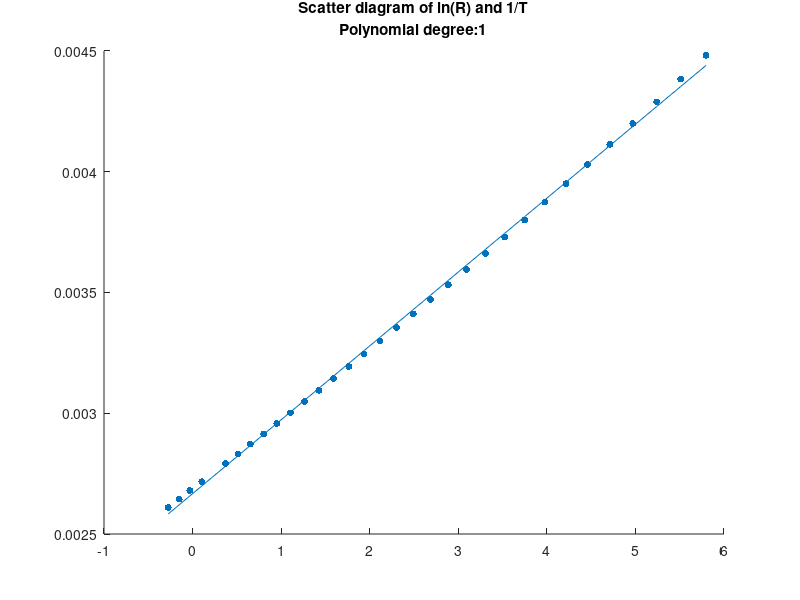
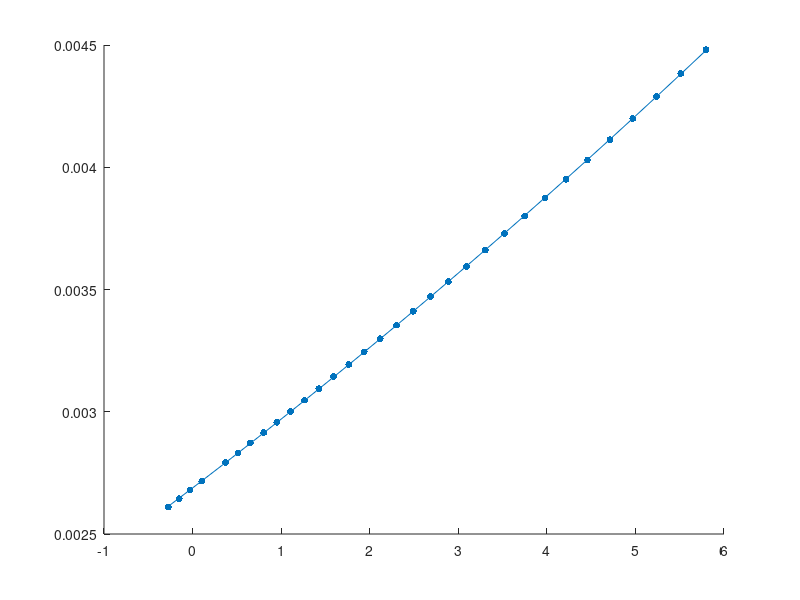
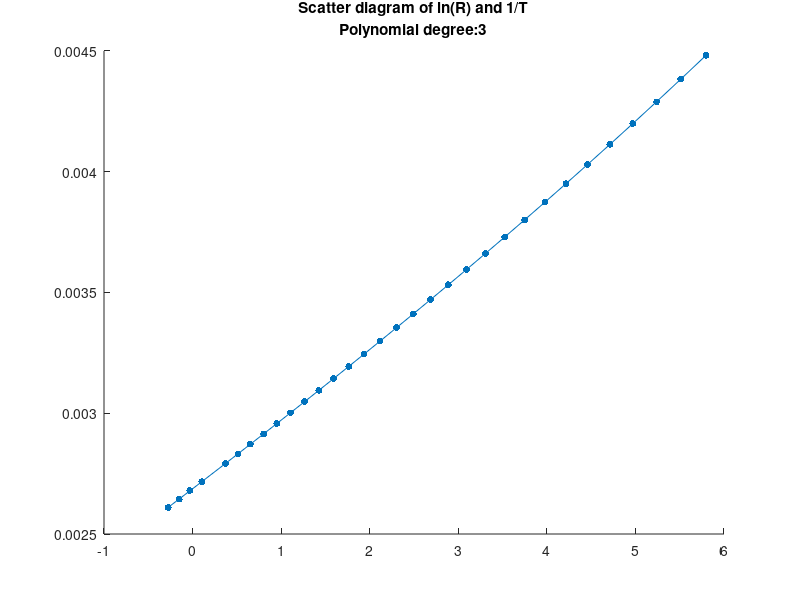

Recreate these plots in MATLAB, in order.
% Stelios Topalidis
% AEM: 9613
% Exercise 5.7

clc;
clear;
close all;

% import data (given in the notes)
dataArr = [0.76, 110;
0.86, 105;
0.97, 100;
1.11, 95;
1.45, 85;
1.67, 80;
1.92, 75;
2.23, 70;
2.59, 65;
3.02, 60;
3.54, 55;
4.16, 50;
4.91, 45;
5.83, 40;
6.94 ,35;
8.31 ,30;
10.00, 25;
12.09, 20;
14.68, 15;
17.96, 10;
22.05, 5;
27.28, 0;
33.89, -5;
42.45, -10;
53.39, -15;
67.74, -20;
86.39, -25;
111.30, -30;
144.00, -35;
188.40, -40;
247.50, -45;
329.20, -50];

r = dataArr(:, 1);
celsiusTemp = dataArr(:, 2);
kelvinTemp = celsiusTemp + 273.15;

logR = log(r);
tempInv = 1./kelvinTemp;

%% (a) Find the best polynomial model based on disgnostic diagram of 
%% the normalised residuals
figure(1);
polyDegree = 1;
dotSize = 25;
scatter(logR, tempInv, dotSize, 'filled');
title({'Scatter diagram of ln(R) and 1/T'; ['Polynomial degree:', ...
    num2str(polyDegree)]});

coeff = polyfit(logR, tempInv, polyDegree);

hold on;
model = coeff(1).*(logR) + coeff(2);
plot(logR, model);
hold off;
n = length(logR);
if polyDegree >= 2    
    k = polyDegree - 1;
elseif polyDegree == 1
    k = 0;
end
    
adjR2 = 1-(n-1)/(n-(k+1))*...
    sum((tempInv-model).^2)/sum((tempInv-mean(model)).^2);
fprintf('For fitting polynomial of degree: %d, adjR^2 = %f\n', ...
    polyDegree, adjR2);


figure(2);
polyDegree = 2;
scatter(logR, tempInv, dotSize, 'filled');
title({'Scatter diagram of ln(R) and 1/T'; ['Polynomial degree:', ...
    num2str(polyDegree)]});
coeff = polyfit(logR, tempInv, polyDegree);
scatter(logR, tempInv, dotSize, 'filled');
hold on;
model = coeff(1).*(logR).^2+coeff(2).*logR+coeff(3);
plot(logR, model);
hold off;
adjR2 = 1-(n-1)/(n-(k+1))*...
    sum((tempInv-model).^2)/sum((tempInv-mean(model)).^2);
fprintf('For fitting polynomial of degree: %d, adjR^2 = %f\n', ...
    polyDegree, adjR2);

figure(3)
polyDegree = 3;
scatter(logR, tempInv, dotSize, 'filled');
title({'Scatter diagram of ln(R) and 1/T'; ['Polynomial degree:', ...
    num2str(polyDegree)]});
coeff = polyfit(logR, tempInv, polyDegree);
hold on;
model = coeff(1).*(logR).^3+coeff(2).*(logR.^2)+coeff(3).*logR+coeff(4);
plot(logR, model);
hold off;
adjR2 = 1-(n-1)/(n-(k+1))*...
    sum((tempInv-model).^2)/sum((tempInv-mean(model)).^2);
fprintf('For fitting polynomial of degree: %d, adjR^2 = %f\n', ...
    polyDegree, adjR2);

%% (b) Compare (with adjR^2 ?) the fitting of the model with the 
%% Steinhart-Hart model (see notes for formula)

